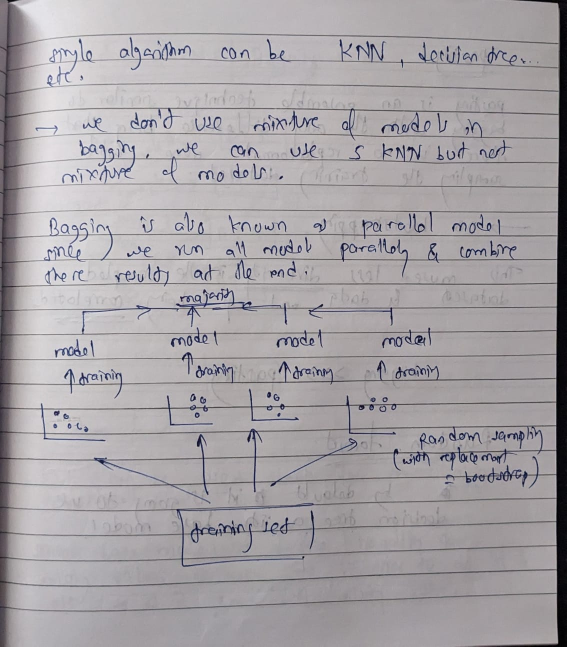
#> input picture Computer Vision/images/handwritten.jpeg, 1134 x 1293 px (shown at 1/2 size)
$ jupyter execute image_segmentation.ipynb
#> lines starting #> are read from the running program, lines starting #| are printed output that depends on the picture; after the words box and inside, x2 and y2 are one past the last pixel; in counts of white or black regions, pixels touching at a corner belong together; long printed decimals are rounded
# Thresholding

[cell 1]
import cv2
import numpy as np
import matplotlib.pyplot as plt

### simple thresholding

[cell 2]
image = cv2.imread("../images/handwritten.jpeg", 0)
#> image: shape (1293, 1134); min 0, max 253, mean 163.4

plt.imshow(image, cmap='grey')

[cell 3]
retval, binary = cv2.threshold(image, 150, 255, cv2.THRESH_BINARY)
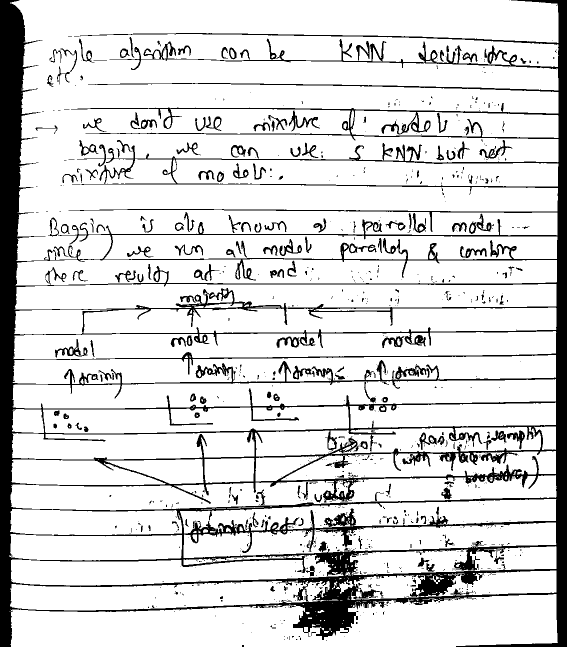
#> binary: shape (1293, 1134) (shown at 1/2 size); 84.6% white; 997 black regions (776 under 20 px), largest, box (x1, y1, x2, y2) and area: (0, 0, 1134, 1293) 192963, (110, 678, 175, 715) 632, (578, 221, 640, 263) 591

plt.figure(figsize=(12,7))

plt.imshow(binary, cmap='grey')
plt.show()

### Adaptive thresholding

[cell 4]
adaptive_m = cv2.adaptiveThreshold(image, 255, cv2.ADAPTIVE_THRESH_MEAN_C, cv2.THRESH_BINARY, 11, 15)
#> adaptive_m: shape (1293, 1134); 91.8% white; black in thin lines or dots

adaptive_g = cv2.adaptiveThreshold(image, 255, cv2.ADAPTIVE_THRESH_GAUSSIAN_C, cv2.THRESH_BINARY, 11, 15)
#> adaptive_g: shape (1293, 1134); 93.2% white; black in thin lines or dots

plt.figure(figsize=(12,7))

plt.imshow(adaptive_m, cmap='grey')
plt.title("Adaptive mean thresholding")
plt.show()

plt.imshow(adaptive_g, cmap='grey')
plt.title("Adaptive guassian thresholding")
plt.show()

# kmeans clustering

[cell 5]
image = cv2.imread("../images/shapes.jpg")
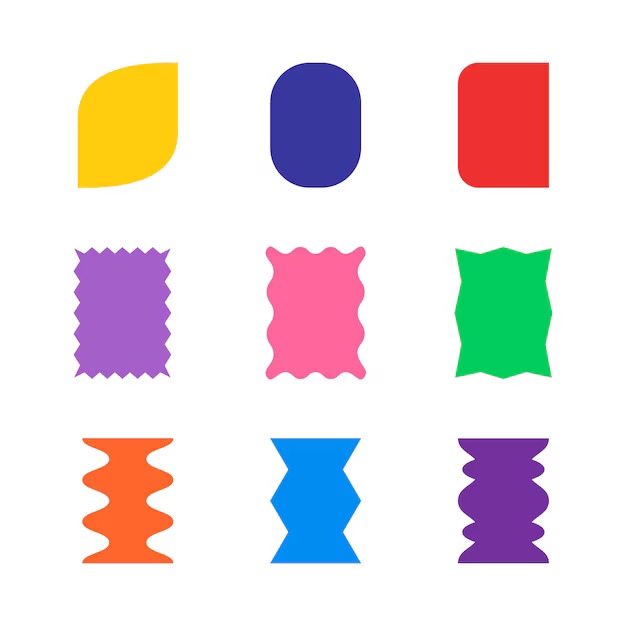
#> input picture Computer Vision/images/shapes.jpg, 626 x 626 px
#> image is the input picture: shape (626, 626, 3); mean B, G, R 223.5, 221, 230
image = cv2.cvtColor(image, cv2.COLOR_BGR2RGB)
pixel_values = image.reshape((-1, 3))
pixel_values = np.float32(pixel_values)
print(pixel_values)
#> (printed output is left out)

[cell 6]
criteria = (cv2.TERM_CRITERIA_EPS + cv2.TERM_CRITERIA_MAX_ITER, 100, 0.2)
k = 3

_, labels, centers = cv2.kmeans(pixel_values, k, None, criteria, 10, cv2.KMEANS_RANDOM_CENTERS)
#> centers = [[70.91, 111, 167.7], [255.3, 255.2, 255.2], [249.4, 114.9, 69.15]]

[cell 7]
print(labels.shape)
#| (391876, 1)
print(centers)
#| [[ 70.9147   110.965  167.687 ]
#|  [255.2777   255.2192   255.207 ]
#|  [249.433  114.882   69.147]]

[cell 8]
centers = np.uint8(centers)
#> centers = [[70, 110, 167], [255, 255, 255], [249, 114, 69]]
segmented_image = centers[labels.flatten()]
segmented_image = segmented_image.reshape(image.shape)

# 1 --> [255, 255, 255]
# 0 --> [70,110, 167]

plt.figure(figsize=(12,7))

plt.subplot(1,2,1)
plt.imshow(image)
plt.title("Original image")

plt.subplot(1,2,2)
plt.imshow(segmented_image)
plt.title("Segmented image")

plt.show()

# watershed algorithm

[cell 9]
image = cv2.imread("../images/coin2.jpg")
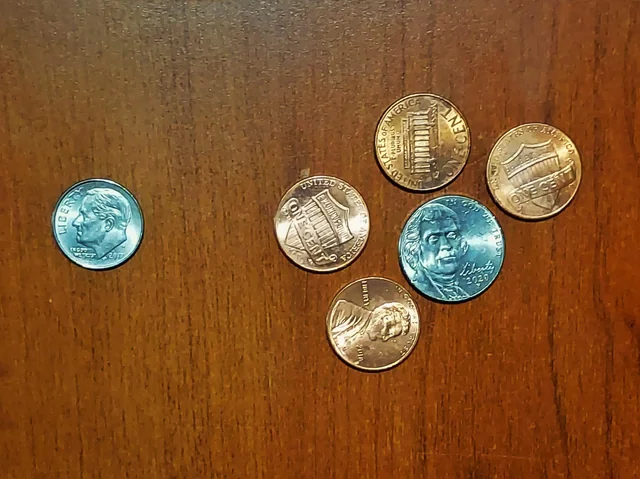
#> input picture Computer Vision/images/coin2.jpg, 640 x 479 px
#> image is the input picture: shape (479, 640, 3); mean B, G, R 41.5, 83, 130.5
image = cv2.cvtColor(image, cv2.COLOR_BGR2RGB)
original_image = image.copy()
plt.imshow(image)

[cell 10]
grey = cv2.cvtColor(image, cv2.COLOR_BGR2GRAY)
plt.imshow(grey, cmap='grey')

[cell 11]
_, thresh = cv2.threshold(grey, 130, 255, cv2.THRESH_BINARY_INV)
#> thresh: shape (479, 640); 91.3% white; 312 black regions (285 under 20 px), largest, box (x1, y1, x2, y2) and area: (399, 196, 504, 301) 5318, (54, 186, 142, 269) 5035, (274, 176, 369, 271) 4528
plt.imshow(thresh,cmap='grey')

[cell 12]
kernel = np.ones((3,3), np.uint8)
opeaning = cv2.morphologyEx(thresh, cv2.MORPH_OPEN, kernel, iterations=4)
#> opeaning: shape (479, 640); 86.9% white; 70 black regions (56 under 20 px), largest, box (x1, y1, x2, y2) and area: (375, 94, 504, 301) 14800, (274, 172, 369, 271) 6771, (487, 123, 581, 218) 6705

plt.imshow(opeaning, cmap='grey')

[cell 13]
sure_bg = cv2.dilate(opeaning, kernel, iterations=3)
#> sure_bg: shape (479, 640); 89.8% white; 11 black regions (4 under 20 px), largest, box (x1, y1, x2, y2) and area: (402, 199, 501, 298) 7416, (490, 126, 578, 215) 5433, (278, 179, 366, 268) 5416
plt.imshow(sure_bg, cmap='grey')

[cell 14]
dist_transform = cv2.distanceTransform(opeaning, cv2.DIST_L2, 5)
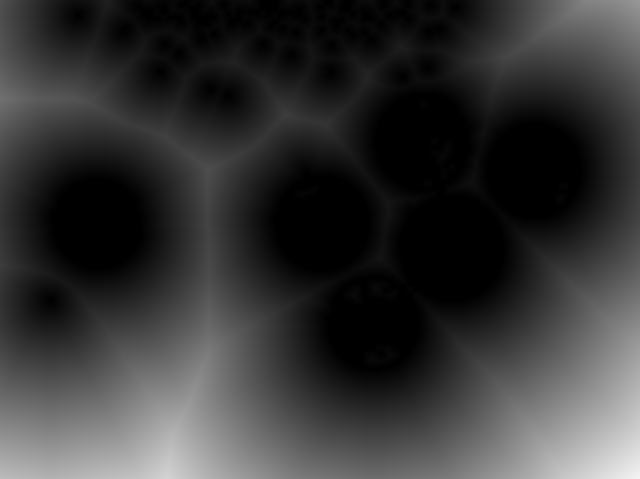
#> dist_transform: shape (479, 640) float32; min 0, max 244.3, mean 53.6

plt.imshow(dist_transform, cmap='grey')

[cell 15]
_, sure_fg = cv2.threshold(dist_transform, 0.3 * dist_transform.max(), 255, 0)
#> sure_fg: shape (479, 640) float32; 29.1% white; 4 white regions, box (x1, y1, x2, y2) and area: (0, 230, 640, 479) 76725, (513, 0, 640, 110) 7738, (0, 0, 94, 157) 4673, (200, 163, 215, 187) 164

sure_fg = np.uint8(sure_fg)

plt.imshow(sure_fg, cmap='grey')

[cell 16]
unknown = cv2.subtract(sure_bg, sure_fg)
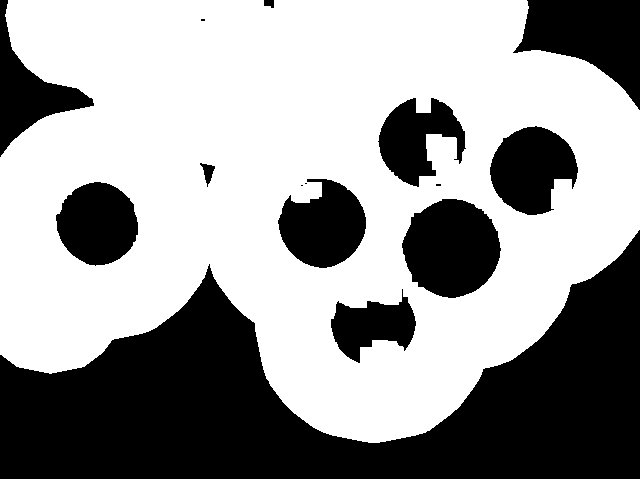
#> unknown: shape (479, 640); 60.6% white; 15 black regions (4 under 20 px), largest, box (x1, y1, x2, y2) and area: (0, 230, 640, 479) 76725, (513, 0, 640, 110) 7738, (402, 199, 501, 298) 7416
plt.imshow(unknown, cmap='grey')

[cell 17]
_, markers = cv2.connectedComponents(sure_fg)
#> markers: shape (479, 640) int32; 5 distinct labels, from 0 to 4
markers = markers+1
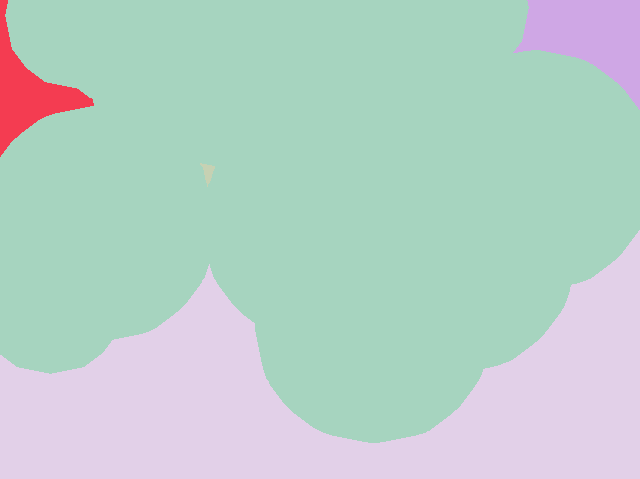
#> markers: shape (479, 640) int32; 5 distinct labels, from 1 to 5; one colour per label, 0 black
markers[unknown== 255] = 0
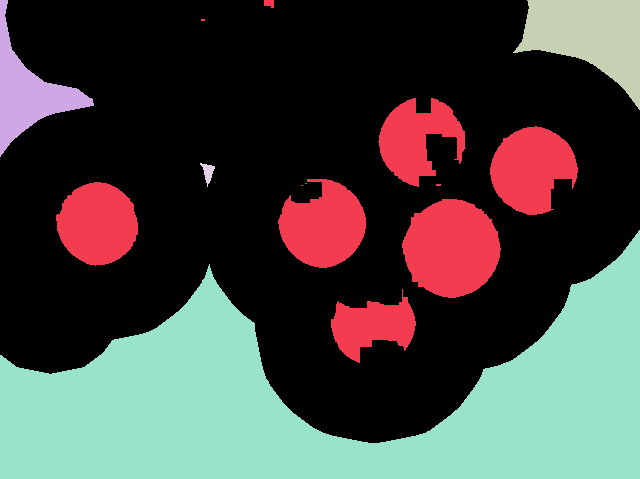
#> markers: shape (479, 640) int32; 6 distinct labels, from 0 to 5; one colour per label, 0 black

plt.imshow(markers)

[cell 18]
markers = cv2.watershed(image, markers)
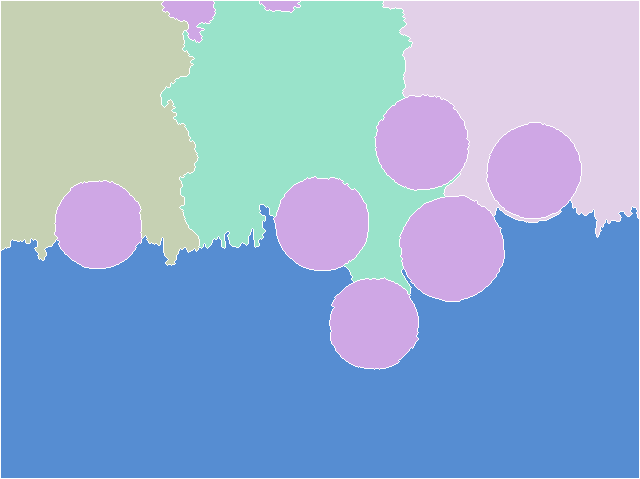
#> markers: shape (479, 640) int32; 6 distinct labels, from -1 to 5; one colour per label, 0 black, -1 white
plt.imshow(markers)

[cell 19]
coin_mask = np.zeros_like(grey)

print(grey.shape)
#| (479, 640)
print(coin_mask.shape)
#| (479, 640)

unique_labels = np.unique(markers)
#> unique_labels = [-1, 1, 2, 3, 4, 5]

instance_number = 1
font = cv2.FONT_HERSHEY_SIMPLEX

for label in unique_labels:
    if label == 0 or label == -1:
        continue

    mask = np.uint8(markers == label)
    contours, _ = cv2.findContours(mask, cv2.RETR_EXTERNAL, cv2.CHAIN_APPROX_SIMPLE)

    for contour in contours:
        area = cv2.contourArea(contour)
        perimerter = cv2.arcLength(contour,True)

        if perimerter == 0:
            continue

        circularity = 4 * np.pi * (area / (perimerter * perimerter))

        if 0.7 < circularity < 1.2 and area > 900:
            cv2.drawContours(original_image, [contour], -1, (0,255,0), 2)
            x, y, w, h = cv2.boundingRect(contour)
            cv2.putText(original_image, f'Coin {instance_number}', (x, y-10), font, 0.6, (255,0, 0), 2)
            coin_mask = cv2.bitwise_or(coin_mask, mask)
            cv2.rectangle(original_image,(x-5, y-5), (x+w+5, y+h+5), (160, 150, 250), 2)
            instance_number += 1
#> this loop made 6 passes
#> label on pass 1: -1
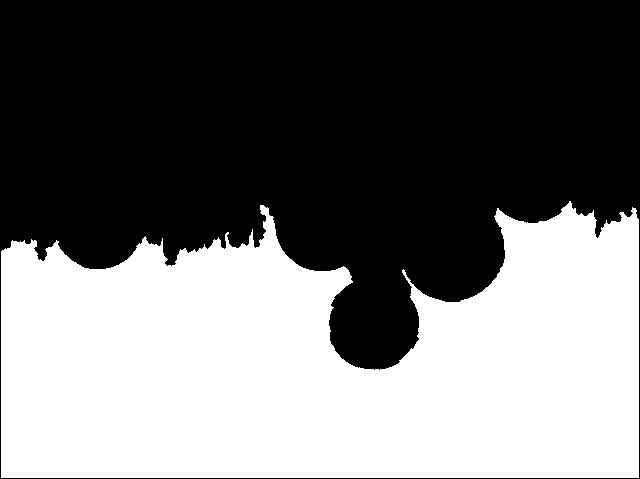
#> mask: shape (479, 640); values 0 (black) and 1 (white), 44.5% white; 1 white region, box (x1, y1, x2, y2) and area: (1, 201, 639, 478) 136550
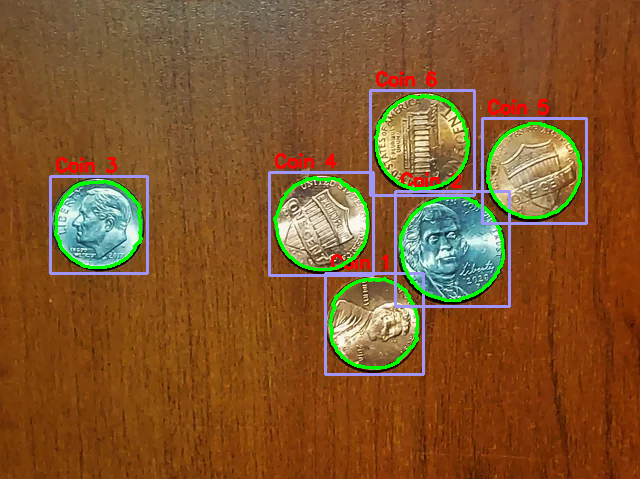
#> original_image: shape (479, 640, 3); mean R, G, B 129.2, 86.5, 44.1
#> after the loop, instance_number = 7

[cell 20]
plt.figure(figsize=(15,10))


plt.subplot(1,3,1)
plt.imshow(image)
plt.title("Original image")

plt.subplot(1,3,2)
plt.imshow(original_image)
plt.title("Labeled Coins")

plt.subplot(1,3,3)
plt.imshow(coin_mask)
plt.title("Final coin mask")

plt.show()
